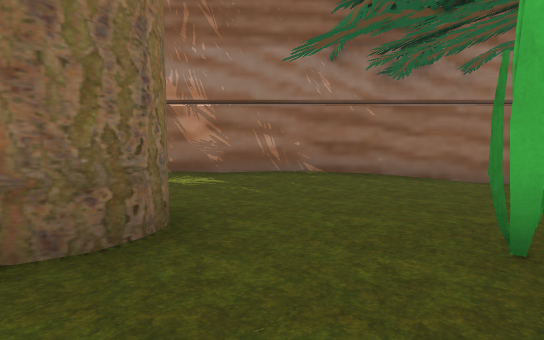
View 1 (above)

22 first-person views from a walk through a scene from a Unity 3-D project. The camera is 1.3 m above the floor, tilts 4° down and sees 80° across. The floor is counted in squares, 2 m on a side. Each view is taken from the middle of a square. On the plan, view 1 faces up. The plan holds only what a view shows up to about 10 squares ahead; the rest is blank. The place goes on beyond the plan. Some animated figures are not drawn.

View 2
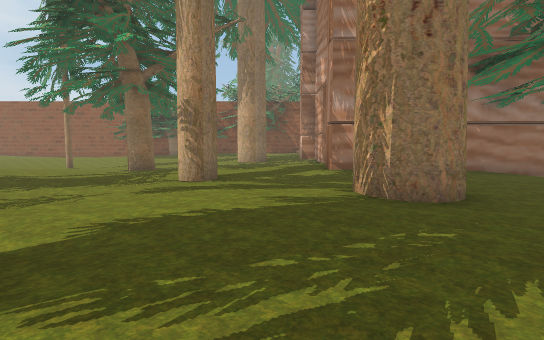

View 3
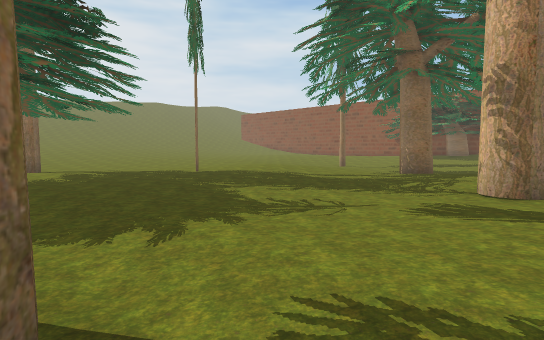

View 4
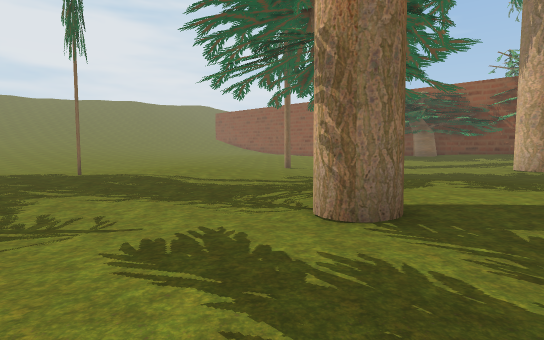

View 5
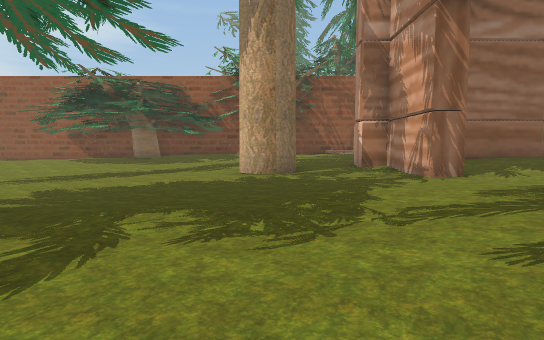

View 6
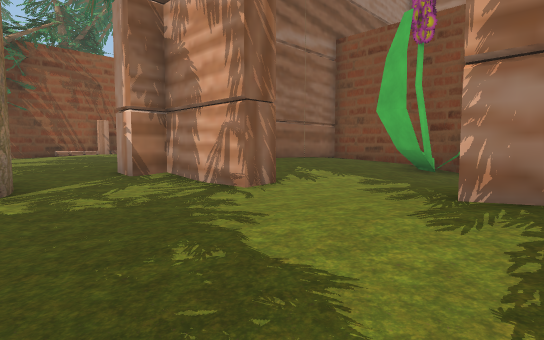

View 7
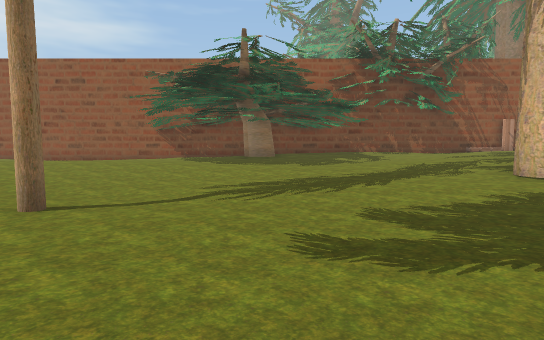

View 8
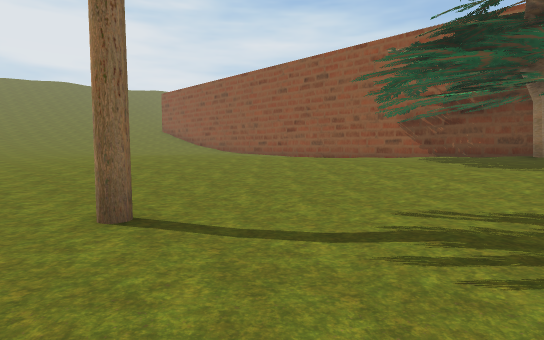

View 9
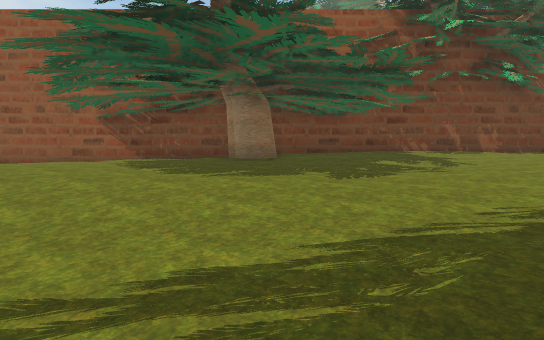

View 10
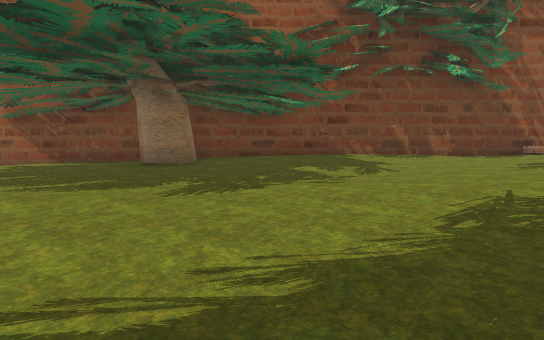

View 11
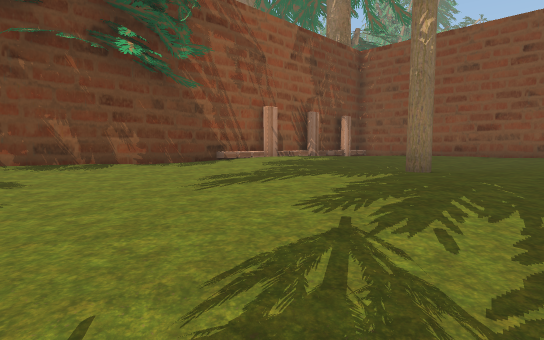

View 12
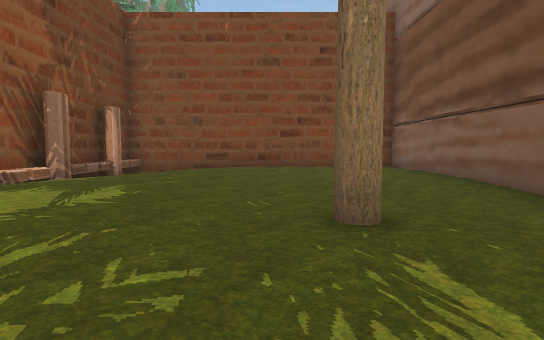

View 13
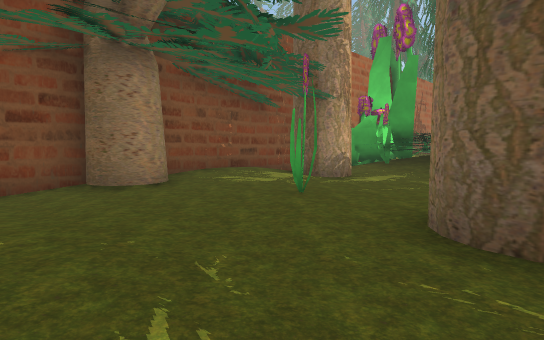

View 14
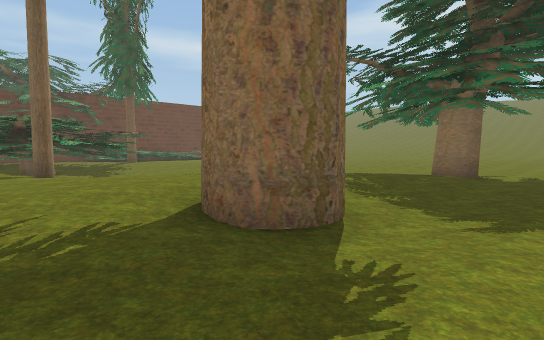

View 15
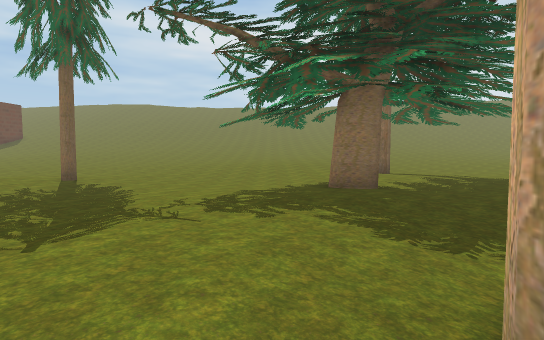

View 16
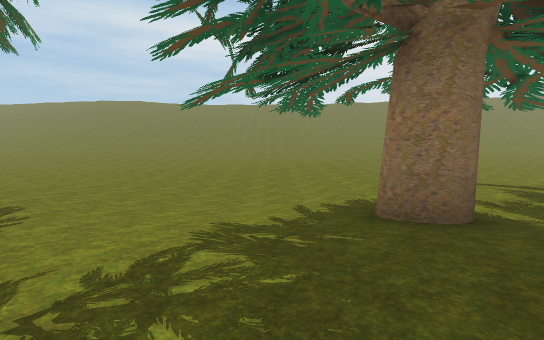

View 17
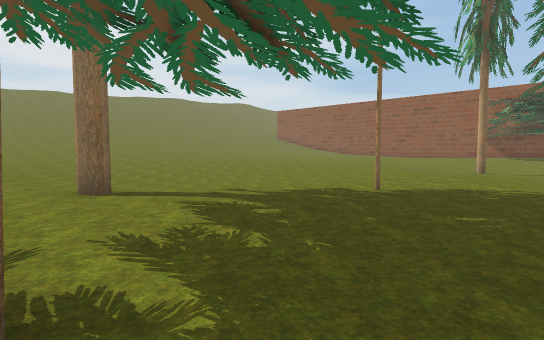

View 18
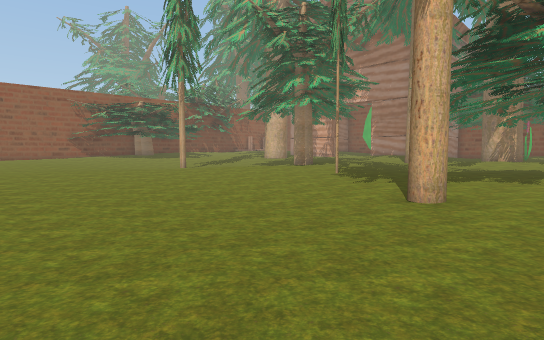

View 19
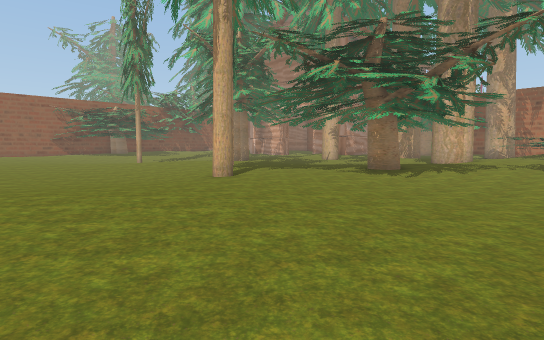

View 20
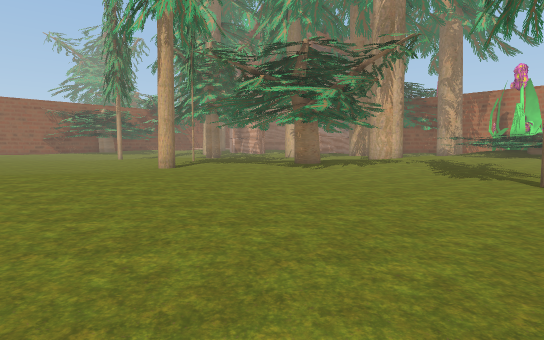

View 21
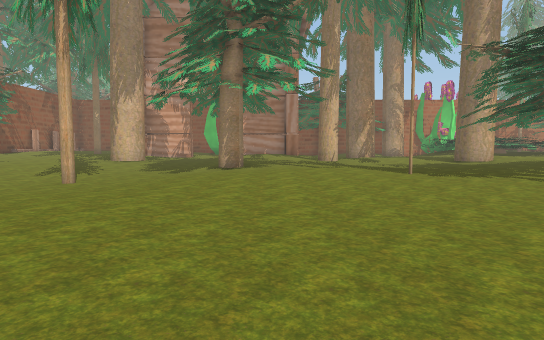

View 22
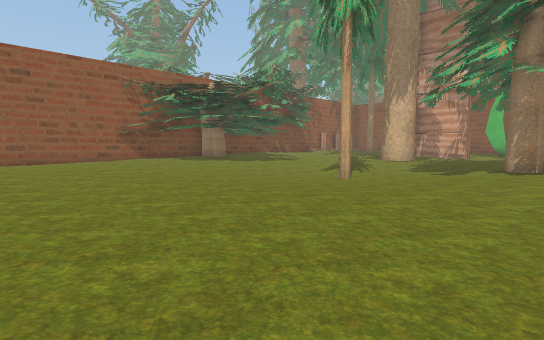

### Floor plan
Key: @ floor where view 1 was taken; # wall or solid block; x gap in a wall; . main floor; : floor 0.25 m higher than the main floor; - floor 0.25 m lower than the main floor; + floor 0.5 m higher than the main floor; _ floor 0.5 m lower than the main floor; * floor 0.75 m higher than the main floor; % floor 1 m higher than the main floor; & floor 1.5 m higher than the main floor; / step, stairs or slope; = window, fence, low wall or low ledge; T tree; F flower; O other object.
Columns run from 22 left of view 1 to 5 right of it. Each row starts with its distance up from view 1.
 25               T
 24    ##############T##########
 23     ..::::T#//+/++++**%**  #
 22     .:::::::///:++++******/#
 21      :::::::..:::++++///***#
 20      ::::::...:::++++++///*#
 19  ::::::::::...::+++++T+++++#
 18  :::::::::::..:/:++++++/+++#
 17  ::...//////....////++++***#
 16  ::...-/------..#T:/########
 15 :....--____-----TT...#///O
 14 ....--_______---.....#:////
 13 ....--__T______---....:///F#
 12 ....---________---//....//F#
 11 .....-///-____--...:/:/..--
 10 .........-//_T///.::+++
  9 ...........--T/..::/+#
  8 ...--............:/+ #
  7  .----..::......:://########
  6  .----...:........///::///.#
  5 ..----..........T...../:...#
  4 .-----..T....---..........T#
  3 .-----......----.::.TT....T#
  2 ..---........--./:::T#.F..:#
  1 .....T....../....:::......:#
  0 :..........:/.../::::.@...:#
 -1 :::......TT://.TT/::. //.TT#
 -2 ::::......::://TT/::  O TTT
 -3 ::::..---//::+/////      =
 -4 :::...---..::+++++/     F
 -5 ::....---...://+++      FF
 -6 ::...-----...:::+&      F
 -7 ....-.--....... //
 -8 ....--.......   Tx
 -9 ...---.T..     OOO

Where each view was taken, in squares from view 1:
view 1: 0 up, 0 right, facing up
view 2: 3 down, 4 left, facing up
view 3: 1 down, 5 left, facing up-left
view 4: 2 up, 4 left, facing up-left
view 5: 6 up, 5 left, facing up
view 6: 9 up, 5 left, facing up-right
view 7: 9 up, 11 left, facing up
view 8: 12 up, 11 left, facing up-left
view 9: 14 up, 11 left, facing up
view 10: 15 up, 9 left, facing up
view 11: 17 up, 7 left, facing up-right
view 12: 20 up, 4 left, facing right
view 13: 6 up, 2 left, facing down-right
view 14: 1 up, 4 left, facing down-left
view 15: 3 down, 6 left, facing left
view 16: 3 down, 9 left, facing left
view 17: 1 down, 11 left, facing up-left
view 18: 1 down, 22 left, facing up-right
view 19: 6 down, 22 left, facing up-right
view 20: 9 down, 22 left, facing up-right
view 21: 8 up, 22 left, facing right
view 22: 8 up, 22 left, facing up-right
